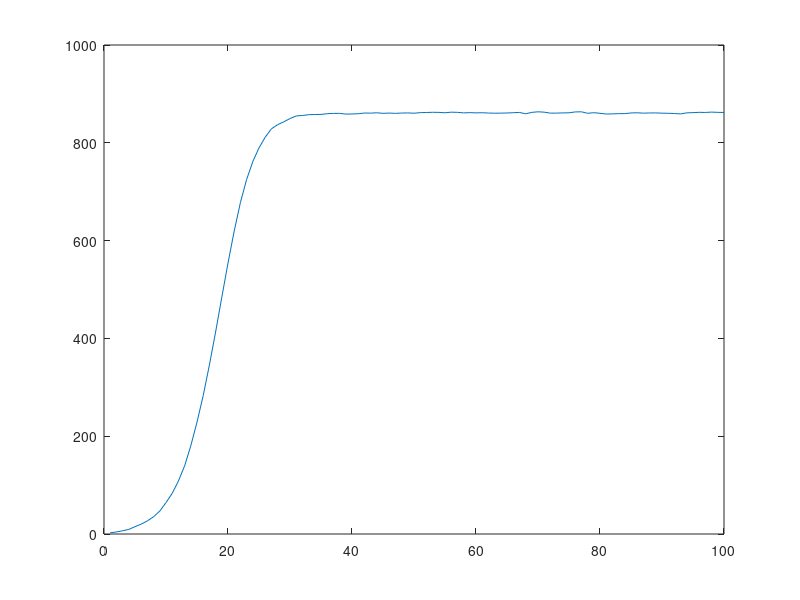

Reproduce this figure in MATLAB. (Note: this script raises an error after producing the figure.)
% Test simple Bass model over real data together with MCMC and parameters
% (only on one add-on)
% estimate
clear all;                              % clear workspace
global  Y1p MADp MSEp;
% MKt6v99 Spec Topics:  Bayesian Dynamic Models, Norris Bruce
% Extended Kalman Filter - Example
pp =1;
p      =  1;     T = 100;               % p dimension of state vector; T length of series
m0     =  randn(p,1); C0 = eye(p);      % intial state distribution at t=0

%Bass Model parameter simulation
qi1=0.38*rand(1,1);
pi1=0.003*rand(1,1);
mi1=1000*rand(1,1);

F      =  ones(p,1);  GT = diag([-qi1./mi1 (1-pi1+qi1)]); d = diag(GT);     % Observation and systems matrix  
v      =  eye(p)*0.2;       w = 0.5*eye(p);              % known observation and sytem variance


% Simulate Observations  y(t) and states 
tt1    =  5*rand(p,T+1); y = zeros(p,T); x = rand(T,1); F =  eye(p); y=[]; beta=pi1*mi1 ;
ew     =  chol(w)'*randn(p,T);  ev = chol(v)'*randn(p,T); x= ones(p,T); uT=diag(beta)*x;
%a      =  rand(1,5); b = rand(1,5); alpha = [1.2; 1.05];

% LINEAR Goodwill
%for  t =  2:T+1 tt1(1,t) =  d(1)*tt1(1,t-1) + uT(1,t-1) + ew(1,t-1); end;
%for  t =  2:T+1 tt1(2,t) =  d(2)*tt1(2,t-1) + uT(2,t-1) + ew(2,t-1); end; plot(tt1);

% NONLINEAR Goodwill
for  t =  2:T+1 tt1(1,t) =  d(1)*tt1(1,t-1).^2 + d(2)*tt1(1,t-1)+ uT(1,t-1) + ew(1,t-1); end;                
%for  t =  2:T+1 tt1(2,t) =  tt1(2,t-1)- d(2)*tt1(2,t-1)^alpha(2) + uT(2,t-1) + ew(2,t-1); end; plot(tt1);


for  t =  1:T 

 y(:,t)  = tt1(1,t)  +  ev(:,t);
 %[a(1)*tt1(1,t) - a(2)*tt1(2,t) - a(3)*tt1(1,t)^2 +  a(4)*tt1(2,t)^2 + a(5)*tt1(1,t)*tt1(2,t); ...
  %           b(1)*tt1(2,t) - b(2)*tt1(1,t) - b(3)*tt1(2,t)^2 +  b(4)*tt1(1,t)^2 + b(5)*tt1(1,t)*tt1(2,t)] + ev(:,t);

end;
plot(y(1,:)); pause; % plot(y(2,:)); 
tt1s = tt1(:,2:T+1);
%==========================================================================
%============================ Data ======================================
%==========================================================================
% global variable used in linearized form
global yp yc betas se_est ;

% Read platform data inclusion
format long
[num,txt,raw] = xlsread('C:\Users\MHE\Desktop\ActiveCourses\Projects\FirefoxAddon(VeryLowPriority)\DiffData\platformdata.xlsx',1);
yp = num(:,20)/(10^7); %10 million firefox platform download [Scale in order to avoid singularity]
yc = num(:,21)/(10^7); %10 million competitors firefox platform downloads
ych = num(:,22)/(10^7); %10 million chrome firefox platform downloads
yie = num(:,23)/(10^7); %10 million chrome firefox platform downloads
ysaf = num(:,24)/(10^7); %10 million chrome firefox platform downloads
yop = num(:,25)/(10^7); %10 million chrome firefox platform downloads
pT   = size(yp,1); %cut the data of add-ons based on platform data
yusd =num(:,36)/(10^7); %10 million firefox platform download [Scale in order to avoid singularity]
yrt = num(:,31)/(10^7); %10 million competitors firefox platform downloads
yrt = cumsum(yrt); % since cumulative reviews are important
dwnldaddon =num(:,34)/(10^7); %10 million firefox platform download [Scale in order to avoid singularity]
crtdAddons =num(:,33)/(10^7); %10 million firefox platform download [Scale in order to avoid singularity]
crtdAddons = cumsum(crtdAddons); % since cumulative reviews are important
updtdAddons =num(:,31)/(10^7); %10 million firefox platform download [Scale in order to avoid singularity]
updtdAddons = cumsum(updtdAddons); % since cumulative reviews are important
%dwnldaddon =cumsum(dwnldaddon);

yc =[ych  yie];  % yie yie ysaf yop %yusd.*yrt yrt %dwnldaddon
%yc = [0; yc(1:(size(yc,1)-1))]; % for the moment m0 it is zero
yc = [zeros(1,size(yc,2)); yc(1:(size(yc,1)),:)]; % for the moment m0 it is zero
kp     = 3+size(yc,2); %estimating three parameters (3 bass parameters and 2 competition parameter; we have rating and OL (2) and interaction (1))
%yp  = Mt(2:pT); %simulated data [end of the same file]
ppparam = 0.0003;
npparam =repmat(-0.0002,[size(yc,2) 1]);
qpparam = 0.0131;
pqM0beta = [max(yp) ppparam qpparam npparam']; 
GTp  = diag(pqM0beta);
xp = ones(p,pT);
X0= max(yp);
uTp= ppparam*pqM0beta(1) + pqM0beta(1)*yc*npparam;
options = optimset('Display','on','MaxIter',10000,'TolX',10^-30,'TolFun',10^-30,'UseParallel','always'); %,'GradObj','on'
% prior parameters for M0
varp    =  2.5e2; % consider high variance (broad prior)
meanp   =  max(yc)+5;
px       =  2;
Lpriorp =  - 0.5*log(2*pi*varp) -   0.5*sum((pqM0beta(1)-meanp).^2/varp);
% tunning parameters
pc        = 0.5; % for the draws of M0
pcorigin  = pc;
postPOld  = Lpriorp;
accepRate =0;


 %clear all;
% load data;   % linear state equation equation - nerlove arrow
 
 %load data2;   % nonlinear state equation equation - nerlove arrow

 jumps      =    5; idx = 0; jp = 0; ndraw=8000;  ndraw0 = 2000; 


  %platform variables
 bp_ =  zeros(pT*p,(ndraw-ndraw0)/jumps);
 b0p_ = zeros(p,(ndraw-ndraw0)/jumps);
 cp_ = zeros(kp+1+1,(ndraw-ndraw0)/jumps); %because v has the size of (n+1)*(n+1): 2 variance, 3 Bass parameters and 1 competition param
 %df_ = zeros((2*n+2)*(2*n+2),(ndraw-ndraw0)/jumps);   % to save full var-covar matrix
 mp=zeros(1,pT);
 Cp = repmat(eye(pp),[1 1 pT]);
 m0p = rand(pp,1);
 C0p = repmat(eye(pp),[1 1]);
 
 %for platform
 errwp_ =0;
 errvp_ = 0;
 MADp=zeros(1,pT); MSEp = zeros(1,pT);
 Y1p = zeros(1,pT); % n for add-ons and 1 for platform
 b0p    =  zeros(kp-1,1); 
 S0Invp =  1.5e-7*eye(kp-1);
 btempp=zeros(kp,1);
 
 
 % prior 
 b0    =  zeros(kp-1,1); %[0.5; 0.5; .5; .5]; 
 S0Inv =  1.5e-7*eye(kp-1);
 wa0=0.1; wv02=.1;va0=0.1;vv02=.1;
 
 %platform
    T = pT;
    tt1p    =  15*ones(p,pT); 
    vp     =  0.2; % it includes all observation equations of platform state equation
    wp = 0.5;              % known observation and sytem variance
    LL       =    zeros(1,(ndraw-ndraw0)/jumps);   % log likelihood
  cumj=0;  
  
  %check multicollinearity
  temp=regstats(yc(:,1),yc(:,2:size(yc,2)),'linear');
  vif = 1/(1-temp.rsquare)
  
   [mp(:,1:pT),Cp(:,:,1:pT),m0p(:,:),C0p,tt1p(1:pT),tt0p]     =     BEKFPMOnlyPlatformCompetitor(yp(1:pT),F,pp,m0p(:,:),C0p(:,:),vp,wp,GTp(:,:),uTp(1:pT),yc);   %,a,b,alpha


  
  clc
 tic;
for i = 1:ndraw
    i
    
   % platform EKF calculation
    [mp(:,1:pT),Cp(:,:,1:pT),m0p(:,:),C0p,tt1p(1:pT),tt0p]     =     BEKFPMOnlyPlatformCompetitor(yp(1:pT),F,pp,m0p(:,:),C0p(:,:),vp,wp,GTp(:,:),uTp(1:pT),yc);   %,a,b,alpha

   
    ttr1=tt1p(1:pT)';
    ttind1p= [tt0p;tt1p(1:pT-1)'];
    %ttindepbuilder(tt0p,tt1p(1:pT),pT,xp) ; % drop last value
   
   %simulate GT = d, beta (System Equation)
   % first simulate M0|p,q,beta erround the mode obtained using fminunc
   X0= pqM0beta;
   alpha     = 0.5;
   accptnrnd = 0.8;
   [x,fval,exitflag,output,grad,hessian]=fminunc('PlatformFullLikelihood',X0,options,yc,ttind1p,ttr1,Lpriorp,[m0p mp(:,1:pT-1)]',wp);
   var        = diag(inv(hessian));
   if (hessian <= 0)
       var = max(var,1e-6);
   end;
   j=1;
%   pc = pcorigin;
   swfac =1; % to facilitate the first round when I am using prior
   while ((alpha < accptnrnd)) %&& (swfac == 1) )
       j=j+1
       wpm =pc*var;
       if (wpm==0)
           wpm = 1e-6;
       end;
       pqM0betaNew   =  x + wpm'*randn(length(x),1);
       postPNew  = -PlatformFullLikelihood(pqM0betaNew,yc,ttind1p,ttr1,Lpriorp,[m0p mp(:,1:pT-1)]',wp); % log of new posterior
       postPOld  = -PlatformFullLikelihood(pqM0beta,yc,ttind1p,ttr1,Lpriorp,[m0p mp(:,1:pT-1)]',wp); % log of old posterior
       alpha     = postPNew - postPOld;
       accptnrnd = log(rand(1,1));
       % M0paramNew = M0param + pc*randn(length(M0Param),1);
   end;
   cumj= cumj+j;
   % check acceptance rate and modify it
   accepRate=i/cumj % because i out of all cumj iterations is accepted until now
   
   pqM0beta   = pqM0betaNew;
    ppparam   = pqM0beta(1);
    qpparam   = pqM0beta(2);
    M0param = pqM0beta(3);
    npparam = pqM0beta(4:size(pqM0beta,2));
    btempp(:,1)=[M0param ppparam qpparam npparam]'; % to use in cross section
   % npparam   = btp(3:(2+size(yc,2)));
    disp('I am here 1')
    GTp(:,:)  =   diag([M0param ppparam qpparam npparam]);
    uTp(1:pT) =   ppparam*M0param + M0param*yc(1:(size(yc,1)-1),:)*npparam';
    disp('I am here 2')
    
    %simulate v ~ IG (System Equation)
    f = -qpparam/M0param*(2*ttind1p.*[m0p mp(:,1:pT-1)]'-[m0p mp(:,1:pT-1)]'.^2) + (1+qpparam-ppparam).*ttind1p-(yc(1:(size(yc,1)-1),:)*npparam').*ttind1p+ppparam*M0param + yc(1:(size(yc,1)-1),:)*npparam'*M0param;
    ewv = ttr1-f;

    wa1  = (wa0+pT)/2;
    wv12 = (wv02+ewv'*ewv)/2;
    wp  =  1/gamrnd(wa1,1/wv12);

    %simulate w ~ IG (Observation Equation)
    va1= (va0+pT)/2;
    vv12= (vv02+((yp - ttr1)'*(yp - ttr1)))/2;
    evv =yp - ttr1;
    vp =1/gamrnd(va1,1/vv12);

    
    disp('vp and wp is:')
    disp(vp)
    disp(wp)
   if   (i                >     ndraw0)             %  Discarding burnin
        idx               =     idx + 1; end; 
    
   if   idx              ==     jumps
        idx               =     0;
        jp                =     jp + 1;
     
       bp_(1:pT,jp)          =     reshape(tt1p(1:pT)',pT*p,1); 
       b0p_(:,jp)        =     tt0p; 
       cp_(:,jp)         =     [btempp;vp;wp]; %vp will be saved as a matrix
       LL (jp)      = LL(jp)- 0.5*(2*wv12-wv02)/wp.^2 -  0.5*pT*pp*log(2*pi*wp.^2);
       LL (jp)      = LL(jp)- 0.5*(2*vv12-va0)/vp.^2 -   0.5*pT*pp*log(2*pi*vp.^2);
       errwp_  =  errwp_ + ewv;
       errvp_  =  errvp_ + evv;
    end;
end;
toc;

%platform parameters
cpmean_ = mean(cp_,2);
disp('parameter estiamte for [M0 q p n] are (posterior):');
disp(cpmean_');


% check Convergence of Platform
for i=1:7; %because 8 variables
    subplot(2,4, i)
    plot(cp_(i,:))
end;

% check multicollinearity
 temp = regstats(mean(bp_,2),yc(1:1423,:),'linear');
 VIF =1/(1-temp.rsquare)
 



% Check significance of platform
%platformparams = [pip_e;qip_e;mip_e];
i =5;
hpdisp = zeros(10,2);
for i =1:7;
    alldraws = [cp_(i,:)' ];

    result = momentg(alldraws);
    means=[result.pmean]';
    stdevs=[result.pstd]';

    % HPDI
    [n1,n2]=size(cp_(i,:));
     hpdis=zeros(n1,2);
      for ii=1:n1
         hpdis(ii,1:2) = hpdi(cp_(i,:)',.95);
      end
      hpdisp(i,:) = hpdis;
end;

% generate data according to Bass Model

ps = 0.0142;
qs  = 0.0306;
ms  = 22.63;
Mt = zeros(pT+1, 1);
mt =zeros(pT,1);
for t=1:pT;
     mt(t) =  -qs/ms *(Mt(t)).^2 + (qs- ps) *Mt(t) + ps*ms;    
     Mt (t+1) = Mt(t) + mt(t);
end;

% data 
yp  = Mt(2:pT);
pT   = size(yp,1); %cut the data of add-ons based on platform data
GTp  = GT;
xp = ones(p,pT);
uTp= diag(beta)*xp(1:pT);

% test simple bass regression for the platform
ypdiff =diff(yp);
ypindep = [yp(1:(size(yp,1)-1)).^2 yp(1:(size(yp,1)-1)) ones((size(yp,1)-1),1)];
betas=inv(ypindep'*ypindep)*ypindep'*ypdiff;
errors=ypdiff-ypindep*betas;
vcm=(errors'*errors)*inv(ypindep'*ypindep)/(size(yp,1)-1);
se_est=sqrt(diag(vcm));
disp('Parameters of simple Bass regression is (alpha, beta, gamma):')
disp([betas']);
disp('t-stat is:');
disp([betas'./se_est']);
pbmparam = (-betas(2)+sqrt(betas(2).^2-4*betas(1)*betas(3)))/2;
qbmparam = -betas(1)*betas(3)/pbmparam;
mbmparam = -qbmparam/betas(1);
disp('Bass parameters are (p, q, m):')
disp([pbmparam qbmparam mbmparam])

% test simple bass regression for the platform with including competitor
% response
ypdiff =diff(yp);
ypindep = [yp(1:(size(yp,1)-1)).^2 yp(1:(size(yp,1)-1)) yp(1:(size(yp,1)-1)).*yc(1:(size(yc,1)-1)) yc(1:(size(yc,1)-1)) ones((size(yp,1)-1),1)];
betas=inv(ypindep'*ypindep)*ypindep'*ypdiff;
errors=ypdiff-ypindep*betas;
vcm=(errors'*errors)*inv(ypindep'*ypindep)/(size(yp,1)-1);
se_est=sqrt(diag(vcm));
disp('Parameters of simple Bass regression is (alpha, beta, gamma):')
disp([betas']);
disp('t-stat is:');
disp([betas'./se_est']);
nparam = - betas(3);
m0param = betas(4)/nparam;
pbmparam = betas(5)/m0param;
qbmparam = - betas(1)/m0param;
disp('Bass parameters are (p, q, m, c):')
disp([pbmparam qbmparam m0param nparam])
disp('q-p = beta check')
disp([qbmparam - pbmparam  betas(2)])

% Use Horskey and Simon Method
scale =10^9;
yp = num(:,20)/(scale); %K firefox platform download [Scale in order to avoid singularity]
yc = num(:,21)/(scale); %K  competitors firefox platform downloads
ych = num(:,22)/(scale); %K  chrome  platform downloads
yie = num(:,23)/(scale); %K  ie platform downloads
ysaf = num(:,24)/(scale); %K  safari firefox platform downloads
yop = num(:,25)/(scale); %K  opera firefox platform downloads
yc =[ych yie]; %[ych yie ysaf yop];
plot([ych yie ysaf yop]) %zeros(1,size(yc,2));
yc = [ yc(1:(size(yc,1)),:)]; % for the moment m0 it is zero
%yp  = Mt(2:pT); %simulated data [end of the same file]
%X0= max(yp);
X0 =2.485903338959157;
options=optimset('Display','on','MaxIter',10000,'TolX',10^-30,'TolFun',10^-30,'UseParallel','always'); %'GradObj','on'
[x,fval,exitflag,output,grad,hessian]=fminunc('HorskeySimonMethod',X0,options,yp,yc);
ste = diag(inv(hessian));
ste = sqrt(ste);
disp('Parameters of simple Bass regression is (p, n, q, M0):')
disp([betas' x]);
disp('t-stat is:');
disp([betas'./se_est' x./ste]);

%genetic algorithm to show identification
FitnessFunction = {@HorskeySimonMethod,yp,yc};
numberOfVariables = 1;
[x,fval] = ga(FitnessFunction,numberOfVariables);
[exp(x)]



for i = 1:size(b_,1) plot(b_(i,:));  grid; pause; end;
tt1  =   mean(b_,2); tt1 = reshape(tt1,T,p)'; m0 = mean(b0_,2);

 MAD= mean(MAD); MSE = mean(MSE);
% 1-step ahead forecast
for i=1:p
tx = 1:T; plot(tx,Y1(i,:), '--' ,tx,y(i,:),'-.' );
title('Step Ahead Forecast'); xlabel('Time');
ylabel('y(t)'); legend('Predicted','Actual'); pause;
end;

for i=1:p
% Posterior mean vs Simulated tt1
tx = 1:T; plot(tx,tt1(i,:), '--' ,tx,tt1s(i,:),'-.' );
title('Posterior Mean vs Simulation'); xlabel('Time');
ylabel('alpha(t)'); legend('Posterior','Simulation'); pause;
end;


subplot(2,2,1)
plot(y(1,:))
xlabel('Time'); ylabel('y(t)'); 

subplot(2,2,2)
plot(y(2,:))
xlabel('Time'); ylabel('y(t)'); 

subplot(2,2,4)
plot(tt1s(2,:))
xlabel('Time'); ylabel('tt1'); 



subplot(3,2,3)
plot(b_(51,:))
title('alpha(50)');

subplot(3,2,5)
plot(b_(101,:))
title('alpha(100)');



subplot(3,2,2)
plot(b_(103,:))
title('beta(1)');

subplot(3,2,4)
plot(b_(152,:))
title('beta(50)');

subplot(3,2,6)
plot(b_(202,:))
title('beta(100)');